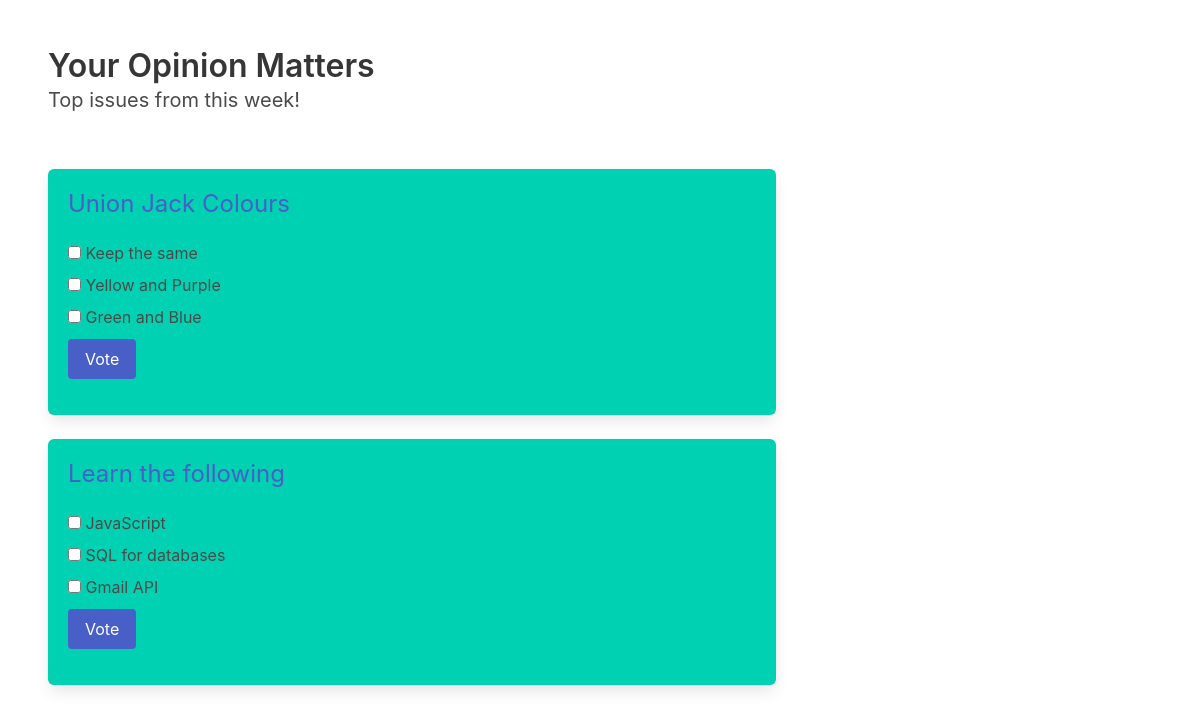
The app's page /polls/showall with its own data.
### polls/models.py (models this page shows, shortened)
class Question(models.Model):
    question_text = models.CharField(max_length=200)
    pub_date = models.DateTimeField('date published')

class Choice(models.Model):
    question = models.ForeignKey(Question, on_delete=models.CASCADE)
    choice_text = models.CharField(max_length=200)
    votes = models.IntegerField(default=0)

### polls/views.py (the view)
# urls.py: path('showall', views.showall, name='showall'),
def showall(request):
    questions = Question.objects.all()
    return render(request, 'polls/qanda.html', {'questions': questions})

### polls/templates/polls/qanda.html (shortened to what this page needs)
<html>
<head>
    <link rel="stylesheet" href="https://cdn.jsdelivr.net/npm/bulma@0.9.3/css/bulma.min.css">
    {% load static %}
    <link rel="stylesheet" type="text/css" href="{% static 'polls/style.css' %}">
</head>
<body>
    <section class="section pb-2">
        <h1 class="title">
            Your Opinion Matters
        </h1>
        <h2 class="subtitle">
            Top issues from this week!
        </h2>
    </section>
    <section class="section">
        <div class="columns  is-multiline">
        {% for q in questions %}
        <div class="column is-two-thirds">
            <div class="box has-background-primary">
                <h1 class="subtitle is-size-4"><a  href="recipe?id={{q.id}}">{{q.question_text}}</a></h1>
                <form action="{% url 'polls:vote' q.id %}" method="post">
                            {% for c in q.choice_set.all %}
                            <div class="field">
                                <div class="control">
                                    <label class="checkbox">
                                        <input type="checkbox" class="block is-size-5 has-text-white" name="choice"  value="{{c.id}}">
                                        {{c.choice_text}}
                                    </label>
                                </div>
                            </div>
                            {% endfor %}
                        <div class="field">
                            <div class="control">
                                <button class="button is-link" type="submit" value="Vote">
                                    Vote
                                </button>
                            </div>
                        </div>
                </form>
            </div>
        </div>
        <div class="column is-one-third"></div>
        {% endfor %}
        </div>
    </section>
</body>
</html>

### polls/static/polls/style.css (style rules this page uses)
h1, h2, h3 heading { font-weight: bold; }

### records on screen
Question: question_text "Union Jack Colours"
Choice: choice_text "Keep the same"
Choice: choice_text "Yellow and Purple"
Choice: choice_text "Green and Blue"
Question: question_text "Learn the following"
Choice: choice_text "JavaScript"
Choice: choice_text "SQL for databases"
Choice: choice_text "Gmail API"
